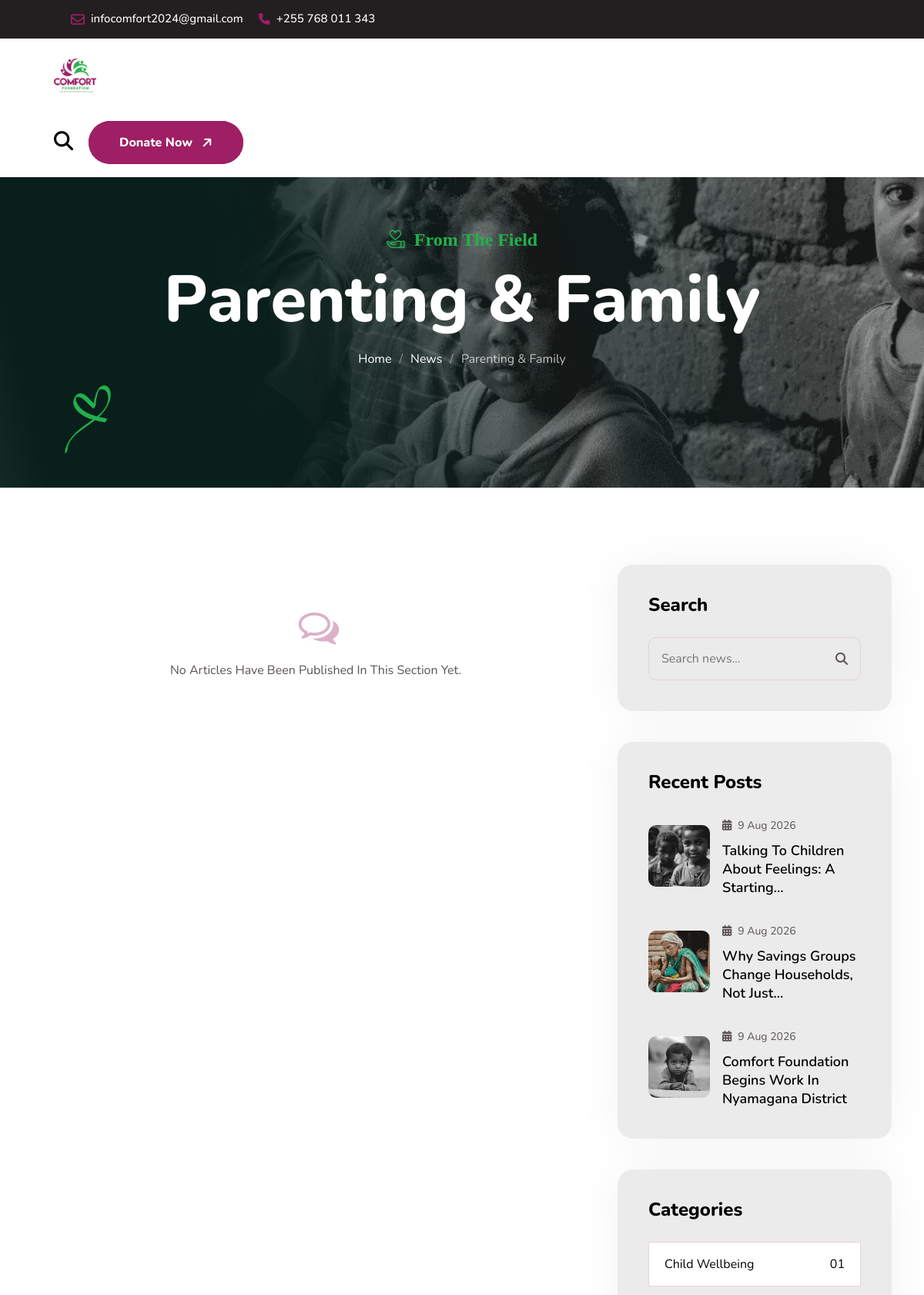
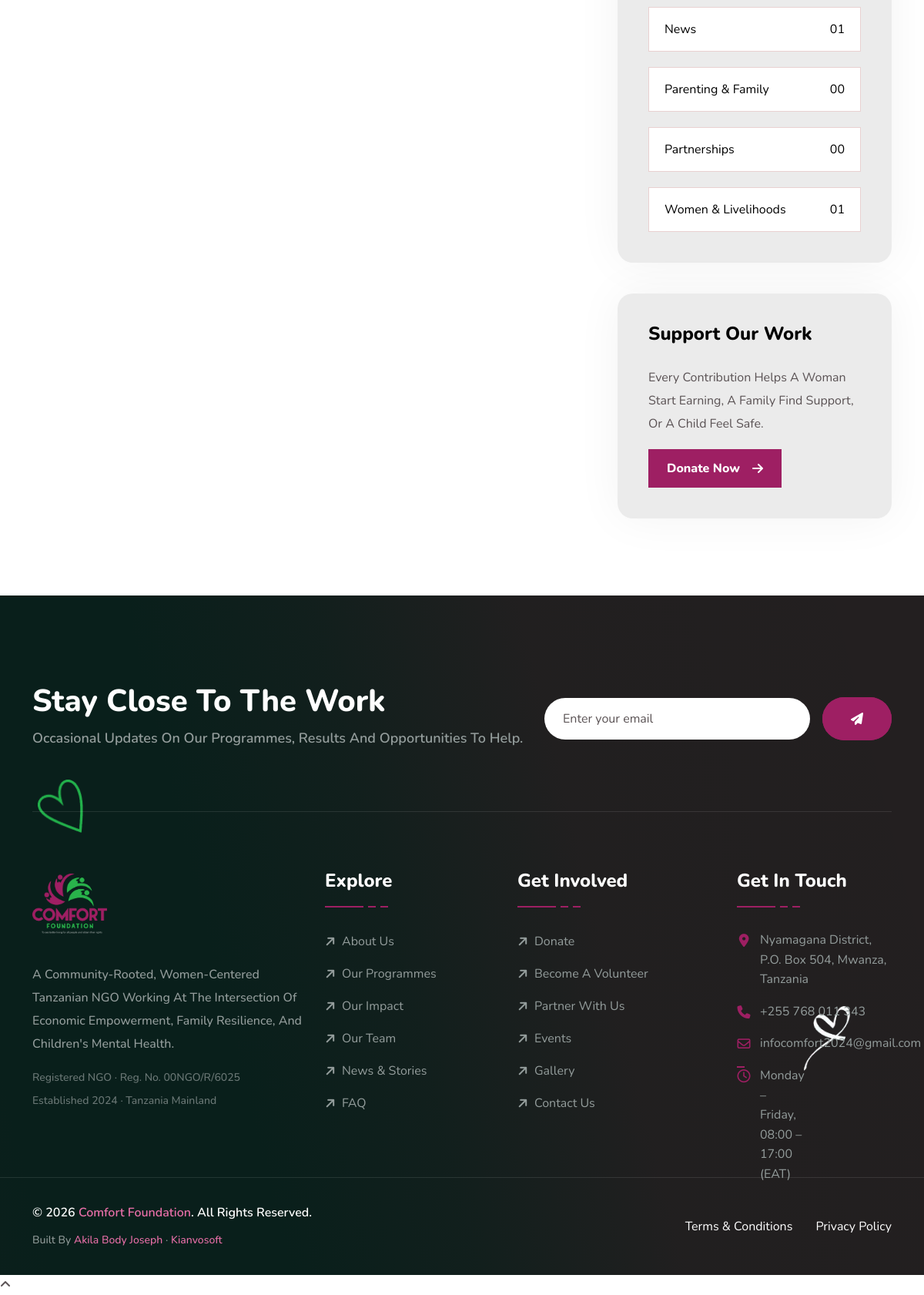
Screenshot of /news/category/parenting (signed in) with the database file from the repository (2 pictures, top to bottom).
### tables this page shows
CREATE TABLE IF NOT EXISTS `posts` (
  `id`           INT UNSIGNED NOT NULL AUTO_INCREMENT,
  `slug`         VARCHAR(190) NOT NULL,
  `title`        VARCHAR(220) NOT NULL,
  `category_id`  INT UNSIGNED NULL,
  `author`       VARCHAR(120) NOT NULL DEFAULT 'Comfort Foundation',
  `excerpt`      TEXT         NULL,
  `body`         MEDIUMTEXT   NULL,
  `image`        VARCHAR(255) NULL,
  `published_at` DATE         NULL,
  `is_published` TINYINT(1)   NOT NULL DEFAULT 1,
  `views`        INT UNSIGNED NOT NULL DEFAULT 0,
  `created_at`   DATETIME     NOT NULL DEFAULT CURRENT_TIMESTAMP,
  `updated_at`   DATETIME     NOT NULL DEFAULT CURRENT_TIMESTAMP ON UPDATE CURRENT_TIMESTAMP,
  PRIMARY KEY (`id`),
  UNIQUE KEY `uq_posts_slug` (`slug`),
  KEY `ix_posts_pub` (`is_published`,`published_at`),
  KEY `ix_posts_cat` (`category_id`),
  CONSTRAINT `fk_posts_category` FOREIGN KEY (`category_id`) REFERENCES `categories`(`id`) ON DELETE SET NULL
);

CREATE TABLE IF NOT EXISTS `categories` (
  `id`   INT UNSIGNED NOT NULL AUTO_INCREMENT,
  `slug` VARCHAR(160) NOT NULL,
  `name` VARCHAR(120) NOT NULL,
  PRIMARY KEY (`id`),
  UNIQUE KEY `uq_categories_slug` (`slug`)
);

### app/database.php (called while the page is built, shortened)
<?php
function db(): PDO
{
    static $pdo = null;
    if ($pdo instanceof PDO) {
        return $pdo;
    }
    $cfg = $GLOBALS['cf_config']['db'];
    $dsn = trim((string) ($cfg['dsn'] ?? ''));
    if ($dsn === '') {
        $dsn = sprintf(
            'mysql:host=%s;dbname=%s;charset=%s',
            $cfg['host'],
            $cfg['name'],
            $cfg['charset'] ?? 'utf8mb4'
        );
    }
    try {
        $pdo = new PDO($dsn, $cfg['user'], $cfg['pass'], [
            PDO::ATTR_ERRMODE            => PDO::ERRMODE_EXCEPTION,
            PDO::ATTR_DEFAULT_FETCH_MODE => PDO::FETCH_ASSOC,
            PDO::ATTR_EMULATE_PREPARES   => false,
            PDO::ATTR_STRINGIFY_FETCHES  => false,
        ]);
    } catch (PDOException $e) {
        error_log('[Comfort Foundation] DB connection failed: ' . $e->getMessage());
        if (!empty($GLOBALS['cf_config']['debug'])) {
            http_response_code(500);
            exit('Database connection failed: ' . htmlspecialchars($e->getMessage(), ENT_QUOTES, 'UTF-8'));
        }
        http_response_code(503);
        exit('The site is temporarily unavailable. Please try again shortly.');
    }
    return $pdo;
}
function q(string $sql, array $params = []): PDOStatement
{
    $stmt = db()->prepare($sql);
    $stmt->execute($params);
    return $stmt;
}
function one(string $sql, array $params = []): ?array
{
    $row = q($sql, $params)->fetch();
    return $row === false ? null : $row;
}
function all(string $sql, array $params = []): array
{
    return q($sql, $params)->fetchAll();
}
function scalar(string $sql, array $params = [], $default = null)
{
    $v = q($sql, $params)->fetchColumn();
    return $v === false ? $default : $v;
}
function db_ready(): bool
{
    static $ready = null;
    if ($ready !== null) {
        return $ready;
    }
    try {
        $ready = true;
    } catch (Throwable $e) {
        $ready = false;
    }
    return $ready;
}

### app/repository.php (called while the page is built, shortened)
<?php
function settings(): array
{
    static $cache = null;
    if ($cache !== null) {
        return $cache;
    }
    $cache = [];
    if (db_ready()) {
        foreach (all('SELECT key_name, value FROM settings') as $r) {
            $cache[$r['key_name']] = $r['value'];
        }
    }
    return $cache;
}
function setting(string $key, string $default = ''): string
{
    $s = settings();
    $v = $s[$key] ?? '';
    return ($v === null || $v === '') ? $default : (string) $v;
}
function social_links(): array
{
    $map = [
        'facebook'  => ['social_facebook',  'fa-brands fa-facebook-f', 'Facebook'],
        'twitter'   => ['social_twitter',   'fa-brands fa-twitter',    'X (Twitter)'],
        'instagram' => ['social_instagram', 'fa-brands fa-instagram',  'Instagram'],
        'linkedin'  => ['social_linkedin',  'fa-brands fa-linkedin-in','LinkedIn'],
        'youtube'   => ['social_youtube',   'fa-brands fa-youtube',    'YouTube'],
    ];
    $out = [];
    foreach ($map as $key => [$settingKey, $icon, $label]) {
        $url = setting($settingKey);
    }
    return $out;
}
function programs(int $limit = 0): array
{
    $sql = 'SELECT * FROM programs WHERE is_published = 1 ORDER BY sort_order, id';
    return all($sql);
}
function posts(int $limit = 6, int $offset = 0, ?int $categoryId = null, string $search = ''): array
{
    $sql = 'SELECT p.*, c.name AS category_name, c.slug AS category_slug
              FROM posts p
         LEFT JOIN categories c ON c.id = p.category_id
             WHERE p.is_published = 1';
    $params = [];
    if ($categoryId) {
        $sql     .= ' AND p.category_id = ?';
        $params[] = $categoryId;
    }
    $sql .= ' ORDER BY p.published_at DESC, p.id DESC LIMIT ' . (int) $limit . ' OFFSET ' . (int) $offset;
    return all($sql, $params);
}
function posts_count(?int $categoryId = null, string $search = ''): int
{
    $sql    = 'SELECT COUNT(*) FROM posts WHERE is_published = 1';
    $params = [];
    if ($categoryId) {
        $sql     .= ' AND category_id = ?';
        $params[] = $categoryId;
    }
    return (int) scalar($sql, $params, 0);
}
function categories_with_counts(): array
{
    return all(
        'SELECT c.id, c.slug, c.name, COUNT(p.id) AS total
           FROM categories c
      LEFT JOIN posts p ON p.category_id = c.id AND p.is_published = 1
       GROUP BY c.id, c.slug, c.name
       ORDER BY c.name'
    );
}
function category_by_slug(string $slug): ?array
{
    return one('SELECT * FROM categories WHERE slug = ? LIMIT 1', [$slug]);
}

### app/views/partials/nav.php (called while the page is built)
<?php
function cf_nav(): array
{
    return [
        ['label' => 'Home',    'href' => ''],
        ['label' => 'About',   'href' => 'about'],
        ['label' => 'Programmes', 'href' => 'programs', 'children' => array_merge(
            [['label' => 'All Programmes', 'href' => 'programs']],
            array_map(
                static fn(array $p): array => ['label' => $p['title'], 'href' => 'programs/' . $p['slug']],
                programs()
            )
        )],
        ['label' => 'Get Involved', 'href' => 'donate', 'children' => [
            ['label' => 'Donate',            'href' => 'donate'],
            ['label' => 'Become a Volunteer','href' => 'volunteer'],
            ['label' => 'Partner With Us',   'href' => 'partner'],
        ]],
        ['label' => 'News & Events', 'href' => 'news', 'children' => [
            ['label' => 'News & Stories', 'href' => 'news'],
            ['label' => 'Events',         'href' => 'events'],
            ['label' => 'Gallery',        'href' => 'gallery'],
        ]],
        ['label' => 'About Us More', 'href' => 'impact', 'children' => [
            ['label' => 'Our Impact', 'href' => 'impact'],
            ['label' => 'Our Team',   'href' => 'team'],
            ['label' => 'FAQ',        'href' => 'faq'],
        ]],
        ['label' => 'Contact', 'href' => 'contact'],
    ];
}

### app/helpers.php (the view, shortened to what this page needs)
<?php
function e($value): string
{
    return htmlspecialchars((string) $value, ENT_QUOTES | ENT_SUBSTITUTE, 'UTF-8');
}
function excerpt(?string $text, int $limit = 140, string $tail = '…'): string
{
    $text = trim(preg_replace('/\s+/u', ' ', strip_tags((string) $text)));
    if ($text === '' || mb_strlen($text) <= $limit) {
        return $text;
    }
    $cut = mb_substr($text, 0, $limit);
    $sp  = mb_strrpos($cut, ' ');
    if ($sp !== false && $sp > $limit * 0.6) {
        $cut = mb_substr($cut, 0, $sp);
    }
    return rtrim($cut, " ,.;:-") . $tail;
}
function base_path(): string
{
    $configured = (string) ($GLOBALS['cf_config']['base_path'] ?? '');
    static $auto = null;
    if ($auto === null) {
        $dir = rtrim(str_replace('\\', '/', dirname((string) ($_SERVER['SCRIPT_NAME'] ?? ''))), '/');
        $auto = ($dir === '/' || $dir === '.') ? '' : $dir;
    }
    return $auto;
}
function url(string $path = ''): string
{
    $path = ltrim($path, '/');
    return base_path() . '/' . $path;
}
function media(?string $path, string $fallback = 'assets/images/blog/one.webp'): string
{
    $path = trim((string) $path);
    if ($path === '' || !is_file(CF_ROOT . '/' . ltrim($path, '/'))) {
        $path = $fallback;
    }
    return base_path() . '/' . ltrim($path, '/');
}
function img(?string $path, array $opts = []): string
{
    $src    = media($path, $opts['fallback'] ?? 'assets/images/blog/one.webp');
    $alt    = e($opts['alt'] ?? '');
    $class  = isset($opts['class']) ? ' class="' . e($opts['class']) . '"' : '';
    $lazy   = ($opts['lazy'] ?? true) ? ' loading="lazy" decoding="async"' : ' decoding="async" fetchpriority="high"';
    $w      = isset($opts['width'])  ? ' width="'  . (int) $opts['width']  . '"' : '';
    $h      = isset($opts['height']) ? ' height="' . (int) $opts['height'] . '"' : '';
    return '<img src="' . e($src) . '" alt="' . $alt . '"' . $class . $w . $h . $lazy . '>';
}
function in_section(string $prefix): bool
{
    $current = (string) ($GLOBALS['cf_route'] ?? '');
    $prefix  = trim($prefix, '/');
    return $current === $prefix || str_starts_with($current, $prefix . '/');
}
function fmt_date($date, string $format = 'F j, Y'): string
{
    try {
        return (new DateTimeImmutable((string) $date))->format($format);
    } catch (Throwable $e) {
        return '';
    }
}
function get(string $key, string $default = ''): string
{
    $v = $_GET[$key] ?? $default;
    return is_string($v) ? trim($v) : $default;
}
function view(string $name, array $data = []): string
{
    $file = CF_APP . '/views/' . $name . '.php';
    extract($data, EXTR_SKIP);
    include $file;
    return (string) ob_get_clean();
}
function partial(string $name, array $data = []): void
{
    echo view('partials/' . $name, $data);
}
function render(string $page, array $data = []): void
{
    $data['content'] = view('pages/' . $page, $data);
    echo view('layouts/base', $data);
}
function paginate(int $total, int $perPage, int $current, string $basePath): array
{
    $pages = max(1, (int) ceil($total / max(1, $perPage)));
    $current = max(1, min($current, $pages));
    return [
        'total'   => $total,
        'pages'   => $pages,
        'current' => $current,
        'offset'  => ($current - 1) * $perPage,
        'base'    => $basePath,
    ];
}

### app/views/partials/news-sidebar.php
<div class="blog-main__sidebar">
    <div class="cm-details__sidebar">
        <div class="cm-sidebar-widget" data-aos="fade-up" data-aos-duration="1000">
            <div class="intro"><h5>Search</h5></div>
            <form action="<?= e(url('search')) ?>" method="get" role="search">
                <input type="search" name="q" placeholder="Search news…" value="<?= e(get('q')) ?>" aria-label="Search news" required>
                <button type="submit" aria-label="search"><i class="fa-solid fa-magnifying-glass"></i></button>
            </form>
        </div>
        <?php $recent = posts(4); if ($recent): ?>
        <div class="cm-sidebar-widget" data-aos="fade-up" data-aos-duration="1000">
            <div class="intro"><h5>Recent Posts</h5></div>
            <div class="cm-sidebar-post">
                <?php foreach ($recent as $r): ?>
                <div class="single-item">
                    <div class="thumb">
                        <a href="<?= e(url('news/' . $r['slug'])) ?>"><?= img($r['image'], ['alt' => $r['title'], 'width' => 90, 'height' => 90]) ?></a>
                    </div>
                    <div class="content">
                        <p><i class="fa-solid fa-calendar-days"></i> <span><?= e(fmt_date($r['published_at'], 'j M Y')) ?></span></p>
                        <p><a href="<?= e(url('news/' . $r['slug'])) ?>"><?= e(excerpt($r['title'], 52)) ?></a></p>
                    </div>
                </div>
                <?php endforeach; ?>
            </div>
        </div>
        <?php endif; ?>
        <?php $cats = categories_with_counts(); if ($cats): ?>
        <div class="cm-sidebar-widget" data-aos="fade-up" data-aos-duration="1000">
            <div class="intro"><h5>Categories</h5></div>
            <div class="cm-categories">
                <?php foreach ($cats as $c): ?>
                <a href="<?= e(url('news/category/' . $c['slug'])) ?>">
                    <span><?= e($c['name']) ?></span>
                    <span><?= str_pad((string) $c['total'], 2, '0', STR_PAD_LEFT) ?></span>
                </a>
                <?php endforeach; ?>
            </div>
        </div>
        <?php endif; ?>
        <div class="cm-sidebar-widget" data-aos="fade-up" data-aos-duration="1000">
            <div class="intro"><h5>Support Our Work</h5></div>
            <p style="margin-bottom:18px;">Every contribution helps a woman start earning, a family find support, or a child feel safe.</p>
            <a href="<?= e(url('donate')) ?>" class="btn--primary">Donate Now <i class="fa-solid fa-arrow-right"></i></a>
        </div>
    </div>
</div>

### rows the page displays
posts: image (picture), published_at "9 Aug 2026", title "Talking To Children About Feelings: A Starting…"
posts: image (picture), published_at "9 Aug 2026", title "Why Savings Groups Change Households, Not Just…"
posts: image (picture), published_at "9 Aug 2026", title "Comfort Foundation Begins Work In Nyamagana District"
categories: name "Child Wellbeing", total "01"
categories: name "News", total "01"
categories: name "Parenting & Family", total "00"
categories: name "Partnerships", total "00"
categories: name "Women & Livelihoods", total "01"

### other values shown
setting('contact_email') "infocomfort2024@gmail.com"
setting('contact_phone') "+255 768 011 343"
$eyebrow "From The Field"
$label "News"
$label "Parenting & Family"
setting('site_short_intro') "A Community-Rooted, Women-Centered Tanzanian NGO Working At The Intersection Of Economic Empowerment, Family Resilience, And Children's Mental Health."
setting('reg_number') "00NGO/R/6025"
setting('established_year') "2024"
setting('coverage') "Tanzania Mainland"
setting('contact_address') "Nyamagana District, P.O. Box 504, Mwanza, Tanzania"
setting('office_hours') "Monday – Friday, 08:00 – 17:00 (EAT)"
setting('site_name') "Comfort Foundation"
